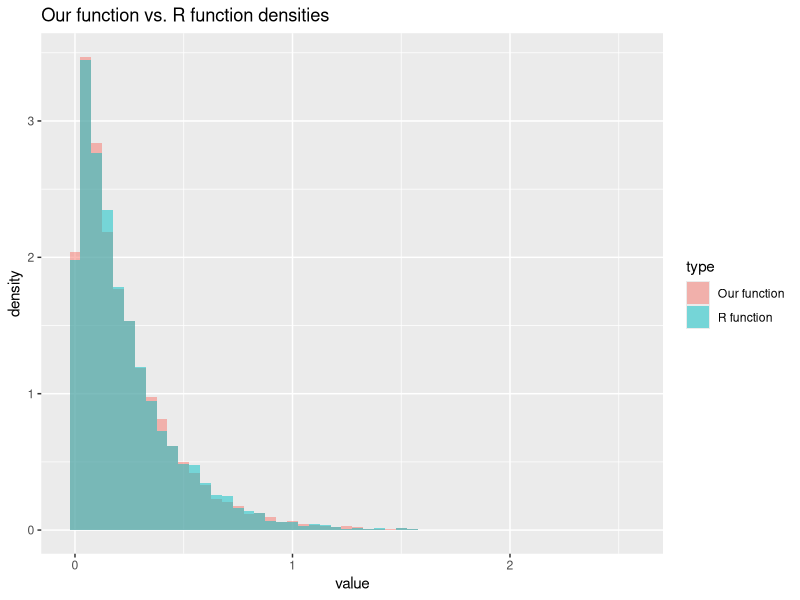
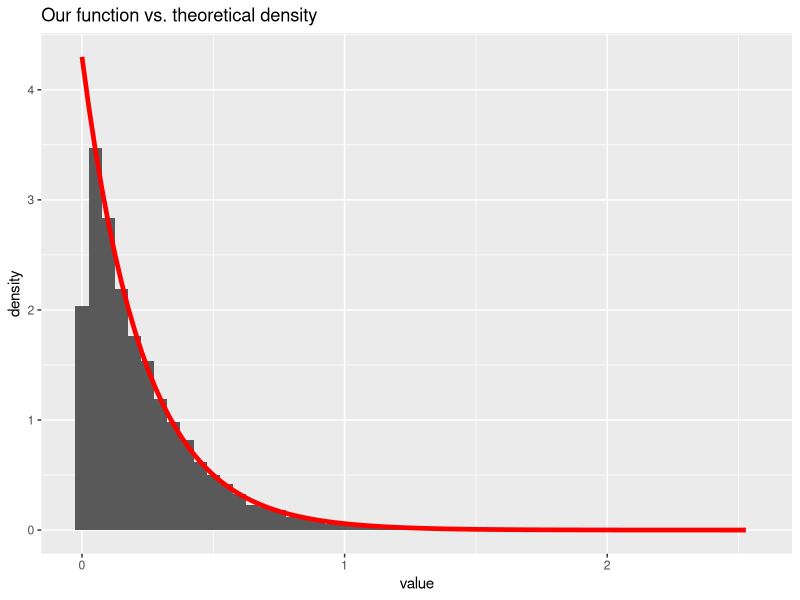

Reproduce these figures in R, in order. (Note: this script raises an error after producing the figures.)
## ---- chunk 1
library(formatR)
showsol <- FALSE
library(knitr)
opts_chunk$set(tidy.opts = list(width.cutoff = 68), tidy = TRUE, warning = FALSE, error = FALSE, message = FALSE, echo = TRUE)
## ---- chunk 2
library(ggplot2)
exponential<- function(lambda, n){
  u = runif(n)
  x = -1/lambda*log(u)
  return(x)
}
## ---- chunk 3
n = 10000
lambda = 4.300
y = rexp(n, lambda)
x = exponential(lambda,n)
cat('Theoretical mean: ', 1/lambda,' Computed mean: ', mean(x),'\n')
cat('Theoretical variance: ', 1/lambda^2, ' Computed variance: ', var(x))
## ---- chunk 4
rfunc = data.frame(value = y)
ourfunc = data.frame(value = x)
rfunc$type = 'R function'
ourfunc$type = 'Our function'
df = rbind(rfunc,ourfunc)
ggplot(df, aes(value, fill = type)) + 
   geom_histogram(alpha = 0.5, aes(y = ..density..), binwidth = 0.05, position = 'identity') + ggtitle("Our function vs. R function densities")
df2 <- data.frame(theo=seq(0,max(x),length.out=n), value=x)
h <- ggplot(df2, aes(x = value))
h <- h + geom_histogram(aes(y = ..density..), binwidth=0.05) +stat_function(fun=dexp,geom = "line",size=1.6,col="red",args = (mean=lambda))
h <- h + ggtitle("Our function vs. theoretical density")
h
## ---- chunk 5
f_A2 = function(c, x, alpha){
  result = vector(length = length(x))
  result[x<1.] = sapply(x[x<1.], function(x) c*x^(alpha - 1))
  result[x>=1.] = sapply(x[x>=1.], function(x) c*exp(-x))
  return(as.vector(result))
}

F_inv = function(c, u, alpha){
  result = vector(length = length(u))
  result[u < c/alpha] = (alpha/c * u[u < c/alpha])^(1/alpha)
  result[u >= c/alpha] = -log(1/alpha + exp(-1) - u[u >= c/alpha]/c)
  return(result)
}

alpha = 2
c = exp(1)*alpha / (exp(1) + alpha)
usamples = runif(n=1000000)
xsamples = F_inv(c, usamples, alpha)
histogram = hist(xsamples, breaks=20, probability=T, plot=F)

x_val = linspace(0, max(xsamples), 100)

plot(histogram$mids, histogram$density, ylim=c(0., 1.), col="blue", xlab = "x", ylab="P(x)")
lines(x_val, f_A2(c, x_val, alpha), type='l', col="red")
legend(x="topright", .95, legend=c("Analytic", "Inverse sampling"), col=c('red', 'blue'), lty=1, cex=0.8)
## ---- chunk 6
library(pracma)

x = linspace(0, 10, 100)
y_gamma = dgamma(x, shape=3, rate=2)
y_prop = f_A2(1, x, 3)


plot1 = plot(x, y_gamma, col='red', type='l', ylab="", ylim = c(0., 1.))
lines(x, y_prop, type='l', col='blue')
legend(x="topright", .95, legend=c("Gamma", "Proposal"), col=c('red', 'blue'), lty=1, cex=0.8)
## ---- chunk 7

c = 10
alpha = 1
sample_gamma = function(size=1000){
  uniform1 = runif(size)
  uniform2 = runif(size)
  x = F_inv(c, uniform1, alpha)
  
  print(as.matrix(f_A2(1, x, alpha)))
  
  probs = dgamma(x, 3, 2) * f_A2(c, x, alpha)
  return(x[uniform2 < probs])
}


uniform1 = runif(1000)
uniform2 = runif(1000)
x = F_inv(c, uniform1, alpha)
f_A2(c, x, alpha)
